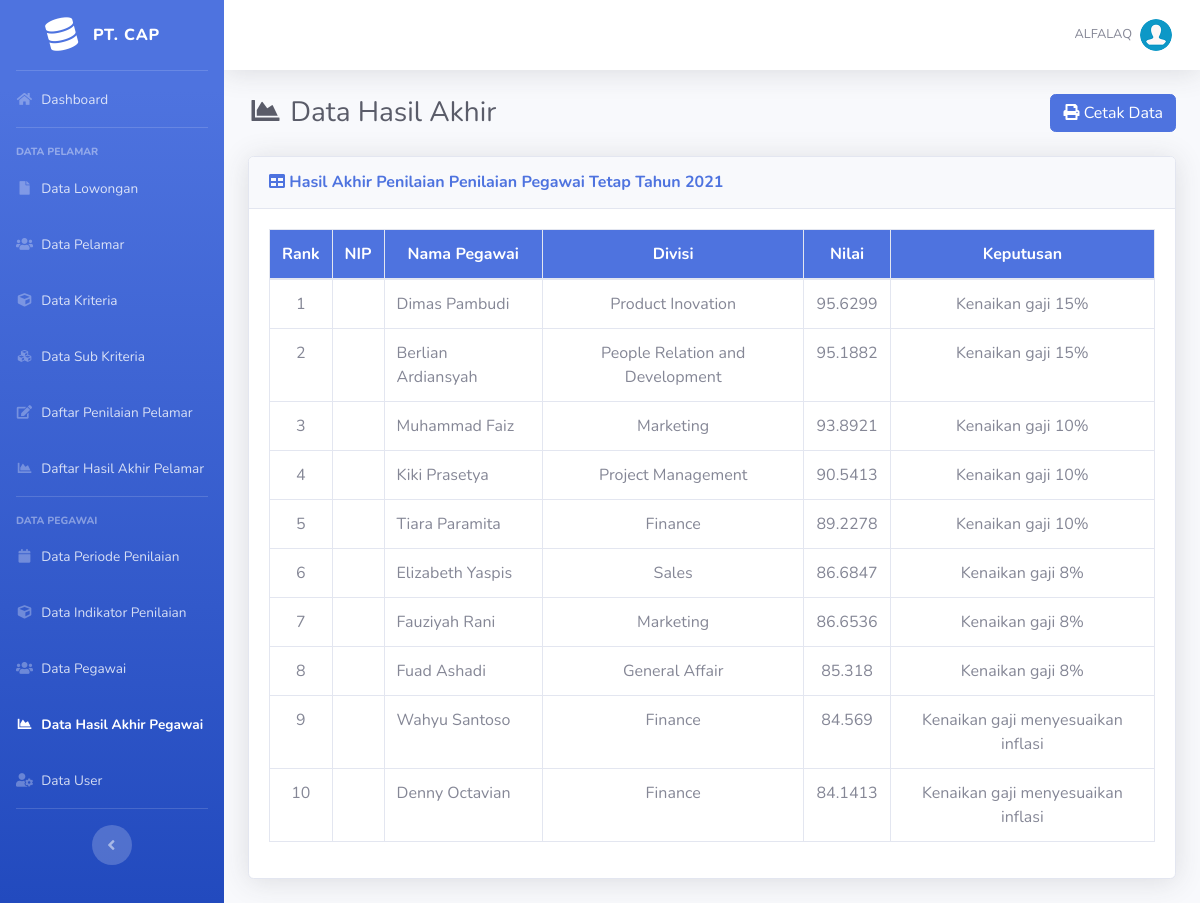
The page /admin/hasil-pegawai.php?id_periode=1 (signed in) on the database as committed earlier.
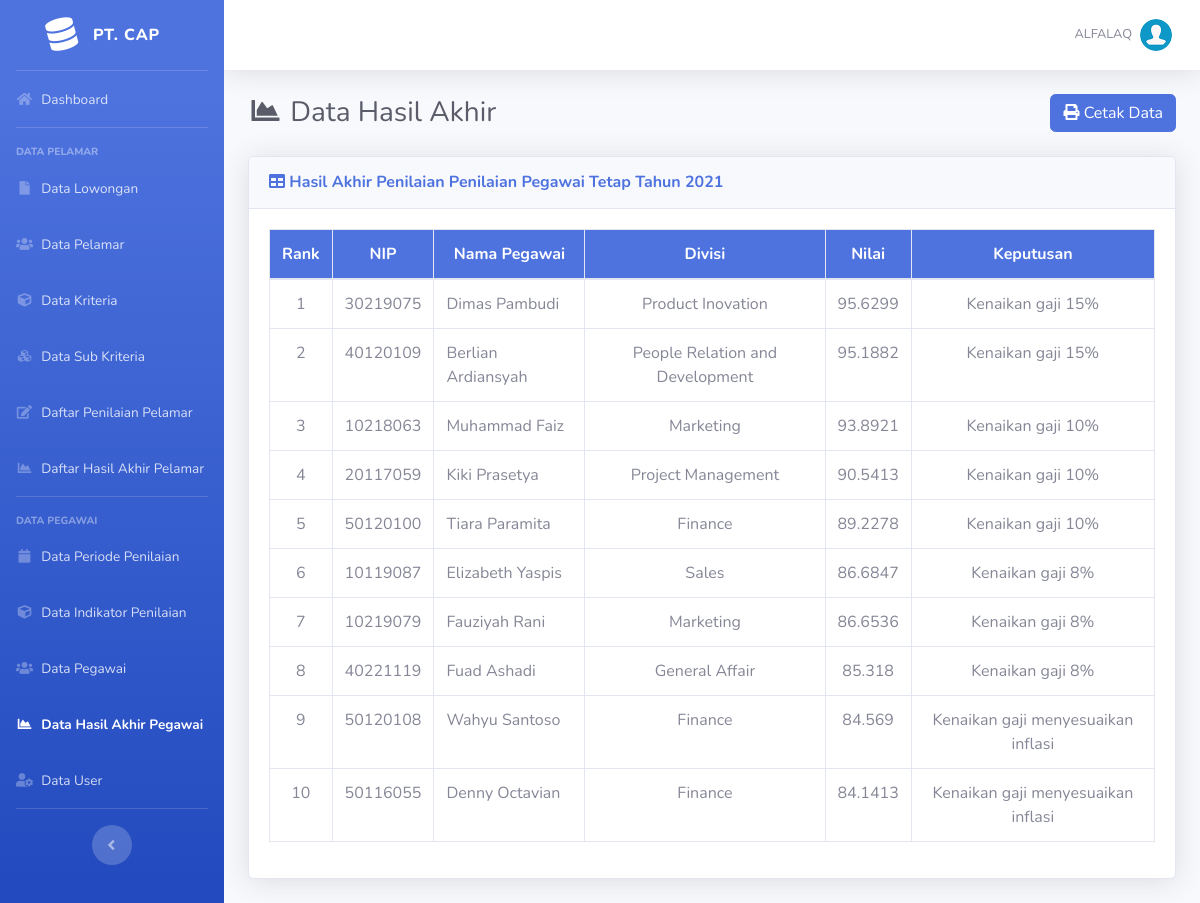
The same page on the database as committed later.
### tables this page shows
CREATE TABLE `hasil_pegawai` (
  `id_hasil` int(11) NOT NULL,
  `id_pegawai` int(11) NOT NULL,
  `id_periode` int(11) NOT NULL,
  `nilai` float NOT NULL
);

CREATE TABLE `pegawai` (
  `id_pegawai` int(11) NOT NULL,
  `nip` char(8) NOT NULL,
  `nama_pegawai` varchar(100) NOT NULL,
  `no_telp` varchar(13) NOT NULL,
  `email` varchar(100) NOT NULL,
  `tgl_bergabung` date NOT NULL,
  `id_status` int(11) NOT NULL,
  `id_divisi` int(11) NOT NULL
);

CREATE TABLE `divisi` (
  `id_divisi` int(11) NOT NULL,
  `nama_divisi` varchar(50) NOT NULL
);

### includes/functions.php (called while the page is built, shortened)
<?php
function get_role()
{
	if (isset($_SESSION['user_id']) && isset($_SESSION['role'])) {
		if ($_SESSION['role'] == '1') {
			return 'admin';
		} else {
			return 'kadiv';
		}
	} else {
		return false;
	}
}

### admin/hasil-pegawai.php (the view, shortened to what this page needs)
<?php
require_once('../includes/init.php');
$user_role = get_role();
if ($user_role == 'admin' || $user_role == 'kadiv') {
	require_once('../template/header.php');
	$periode = $_GET['id_periode'];
	$glq = mysqli_query($koneksi, "SELECT * FROM periode WHERE id_periode='$periode'");
	$lq = mysqli_fetch_assoc($glq);
?>
	<div class="d-sm-flex align-items-center justify-content-between mb-4">
		<h1 class="h3 mb-0 text-gray-800"><i class="fas fa-fw fa-chart-area"></i> Data Hasil Akhir</h1>
		<a href="cetak_pegawai.php?id_periode=<?= $periode; ?>" target="_blank" class="btn btn-primary"> <i class="fa fa-print"></i> Cetak Data </a>
	</div>
	<div class="card shadow mb-4">
		<div class="card-header py-3">
			<h6 class="m-0 font-weight-bold text-primary"><i class="fa fa-table"></i> Hasil Akhir Penilaian <?= $lq['nama_periode']; ?></h6>
		</div>
		<div class="card-body">
			<div class="table-responsive">
				<table class="table table-bordered" width="100%" cellspacing="0">
					<thead class="bg-primary text-white">
						<tr align="center">
							<th width="5%">Rank</th>
							<th>NIP</th>
							<th>Nama Pegawai</th>
							<th>Divisi</th>
							<th>Nilai</th>
							<th>Keputusan</th>
					</thead>
					<tbody>
						<?php
						$no = 0;
						$query = mysqli_query($koneksi, "SELECT * FROM hasil_pegawai JOIN pegawai ON hasil_pegawai.id_pegawai=pegawai.id_pegawai JOIN divisi on pegawai.id_divisi = divisi.id_divisi WHERE hasil_pegawai.id_periode='$periode' ORDER BY hasil_pegawai.nilai DESC");
						while ($data = mysqli_fetch_assoc($query)) :
							$no++;
							if ($lq['id_status'] == 1) {
								if ($data['nilai'] >= 80) {
									$keputusan = "Kontrak diperpanjang";
								} else {
									$keputusan = "Kontrak tidak diperpanjang";
								}
							} else {
								if ($data['nilai'] < 85) {
									$keputusan = "Kenaikan gaji menyesuaikan inflasi";
								} elseif ($data['nilai'] <= 89) {
									$keputusan = "Kenaikan gaji 8%";
								} elseif ($data['nilai'] <= 94) {
									$keputusan = "Kenaikan gaji 10%";
								} else {
									$keputusan = "Kenaikan gaji 15%";
								}
							}
						?>
							<tr align="center">
								<td><?= $no; ?></td>
								<td><?= $data['nip'] ?></td>
								<td align="left"><?= $data['nama_pegawai'] ?></td>
								<td><?= $data['nama_divisi'] ?></td>
								<td><?= $data['nilai'] ?></td>
								<td><?= $keputusan; ?></td>
							</tr>
						<?php
						endwhile;
						?>
					</tbody>
				</table>
			</div>
		</div>
	</div>
<?php
	require_once('../template/footer.php');
} else {
	header('Location: login.php');
}
?>

Rows that differ between the two databases and show on the page:
changed through a linked row, hasil_pegawai "Dimas Pambudi": id_pegawai.nip (not shown) → "30219075"
changed through a linked row, hasil_pegawai "Berlian Ardiansyah": id_pegawai.nip (not shown) → "40120109"
changed through a linked row, hasil_pegawai "Muhammad Faiz": id_pegawai.nip (not shown) → "10218063"
changed through a linked row, hasil_pegawai "Kiki Prasetya": id_pegawai.nip (not shown) → "20117059"
changed through a linked row, hasil_pegawai "Tiara Paramita": id_pegawai.nip (not shown) → "50120100"
changed through a linked row, hasil_pegawai "Elizabeth Yaspis": id_pegawai.nip (not shown) → "10119087"
changed through a linked row, hasil_pegawai "Fauziyah Rani": id_pegawai.nip (not shown) → "10219079"
changed through a linked row, hasil_pegawai "Fuad Ashadi": id_pegawai.nip (not shown) → "40221119"
changed through a linked row, hasil_pegawai "Wahyu Santoso": id_pegawai.nip (not shown) → "50120108"
changed through a linked row, hasil_pegawai "Denny Octavian": id_pegawai.nip (not shown) → "50116055"
